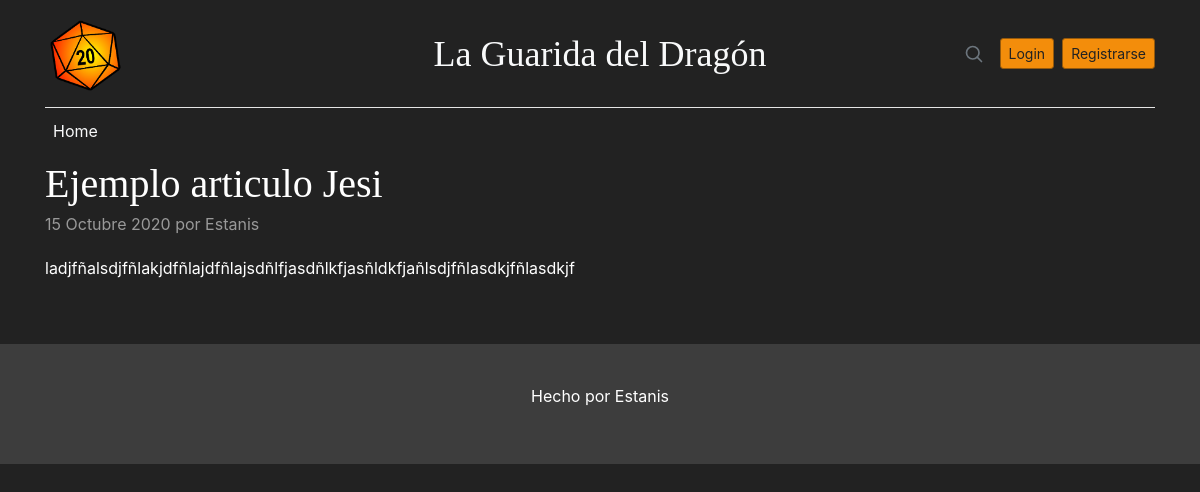
Screenshot of /post/detalles/16 with the database file from the repository.
### blog_app/models.py (models this page shows, shortened)
class Post(models.Model):
    titulo = models.CharField(max_length=255)
    autor = models.ForeignKey(Usuario, on_delete=models.CASCADE)
    descripcion = models.CharField(max_length=125)
    fecha = models.DateTimeField(auto_now_add=True)
    contenido = models.TextField()
    categoria = models.ForeignKey(Categoria, related_name='post_categoria',
                                  on_delete=models.CASCADE, default=1)
    image = models.ImageField("Image", blank=True, null=True, upload_to="media/post/imagenes")
    class Meta:
        ordering = ['-id']

class Usuario(AbstractUser):
    editor = models.BooleanField(default=False)

### blog_app/views.py (the view)
# urls.py: path('post/detalles/<int:pk>', DetallesPostView.as_view(), name='post-detalle'),
class DetallesPostView(View):
    def get(self, request, pk):
        try:
            post = Post.objects.get(pk=pk)
            return render(request, "detalles_post.html", {"post": post})
        except Exception as e:
            print(e)
            return redirect('index')

### templates/detalles_post.html (shortened to what this page needs)
{% extends 'base.html'%}
{%load static%}
{% block contenido%}
<div class="col-md-12 blog-main">
      <div class="blog-post">
        <h2 class="blog-post-title">{{post.titulo}}</h2>
        <p class="blog-post-meta">{{post.fecha|date:'d F Y' }} por {{post.autor.username}}
        </p>
        <p>{{post.contenido | safe}}</p>
    </div>
</div>
{% endblock%}

### estatico/css/estilos.css (style rules this page uses)
body { background-color: #222222; color: white; }
h1, h2, h3, h4, h5, h6 { font-family: "Playfair Display", Georgia, "Times New Roman", serif; }
.blog-post { margin-bottom: 4rem; }
.blog-post-title { margin-bottom: .25rem; font-size: 2.5rem; }
.blog-post-meta { margin-bottom: 1.25rem; color: #999; }

### rows the page displays
Post: titulo "Ejemplo articulo Jesi", fecha "15 Octubre 2020", autor.username "Estanis", contenido "ladjfñalsdjfñlakjdfñlajdfñlajsdñlfjasdñlkfjasñldkfjañlsdjfñlasdkjfñlasdkjf"
